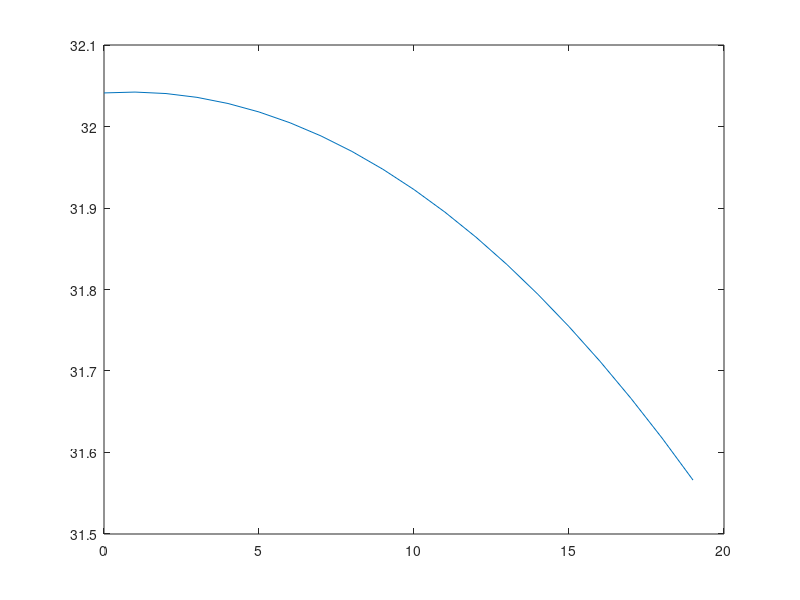

Recreate this plot in MATLAB.
for j=0:99, b(j+1) = (cos(2*1200*pi*(1:80)/8000)*cos(2*(1200+j)*pi*(1:80)/8000)')^2+(cos(2*1200*pi*(1:80)/8000)*sin(2*(1200+j)*pi*(1:80)/8000)')^2, end;
plot(0:99,10*log10(b))
pause
plot(0:19,10*log10(b(1:20)))
